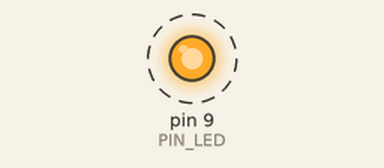
This sketch was run on a simulated Arduino Uno, built with avr-gcc and run on an emulated ATmega328P. Parts: output pins drawn as LEDs (lit = HIGH). Dashed ring = blinking.

Above: at 0.2 s.
Timing chart, 0 to 3.0 s (numbered marks = the images above):
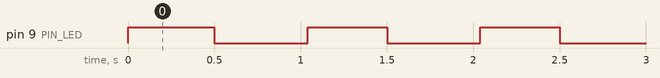

The sketch:

sketch_ej3.ino
```cpp
#define PIN_LED 9
#define UN_SEGUNDO 1000
#define DOS_SEGUNDOS 2000
#define MEDIO_SEGUNDO 500

void setup() {
  pinMode(PIN_LED, OUTPUT);
}

void loop() {

  // Primer período
  digitalWrite(PIN_LED, HIGH);
  delay(UN_SEGUNDO/2);
  digitalWrite(PIN_LED, LOW);
  delay(UN_SEGUNDO/2);

  // Segundo período
  digitalWrite(PIN_LED, HIGH);
  delay((2/3)*DOS_SEGUNDOS);
  digitalWrite(PIN_LED, LOW);
  delay((1/3)*DOS_SEGUNDOS);

  // Tercer período
  digitalWrite(PIN_LED, HIGH);
  delay((1/3)*MEDIO_SEGUNDO);
  digitalWrite(PIN_LED, LOW);
  delay((2/3)*MEDIO_SEGUNDO);

}
```

Measured:
- by itself, pin 9 (PIN_LED): alternates HIGH for 0.46 s and LOW for 0.54 s
